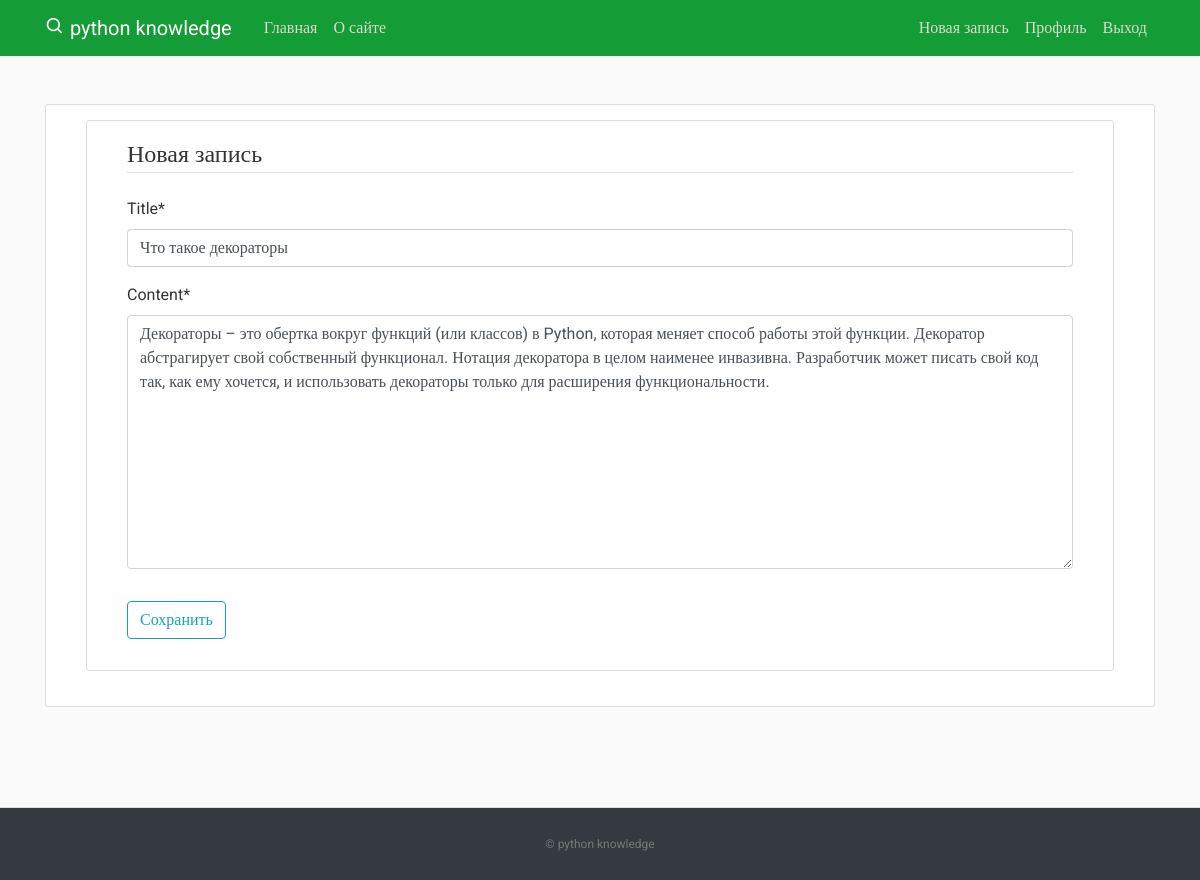
Screenshot of /post/3/update/ (signed in) with the database file from the repository.
### blog/models.py (models this page shows, shortened)
class Post(models.Model):
    title = models.CharField(max_length=100)
    content = models.TextField()
    date_posted = models.DateTimeField(default=timezone.now)
    author = models.ForeignKey(User, on_delete=models.CASCADE)

### blog/views.py (the view, shortened to what this page needs)
# urls.py: path('post/<int:pk>/update/', PostUpdateView.as_view(), name='post-update'),
class PostUpdateView(LoginRequiredMixin, UserPassesTestMixin, UpdateView):
    model = Post
    fields = ['title', 'content']
    def test_func(self):
        post = self.get_object()
        if self.request.user == post.author:
            return True
        return False

### blog/templates/blog/post_form.html (shortened to what this page needs)
{% extends "blog/base.html" %}
{% load crispy_forms_tags %}
{% block content %}
    <div class="content-section">
        <form method="POST">
            <fieldset class="form-group">
                <legend class="border-bottom mb-4">Новая запись</legend>
                {{ form|crispy }}
            </fieldset>
            <div class="form-group">
                <button class="btn btn-outline-info" type="submit">Сохранить</button>
            </div>
        </form>
    </div>
{% endblock content %}

### blog/static/blog/mnain.css (style rules this page uses)
﻿body, html { width:100%; height:100% }
body { margin:0; padding:0; background: #fafafa; color: #333333; margin-top: 5rem; font-family:Roboto; }
.content-section { background: #ffffff; padding: 15px 40px; border: 1px solid #dddddd; border-radius: 3px; margin-bottom: 20px; }

### rows the page displays
Post: title "Что такое декораторы", content "Декораторы – это обертка вокруг функций (или классов) в Python, которая меняет способ работы этой функции. Декоратор абстрагирует свой собственный функционал. Нотация декоратора в целом наименее инвазивна. Разработчик может писать свой код так, как ему хочется, и использовать декораторы только для расширения функциональности."
